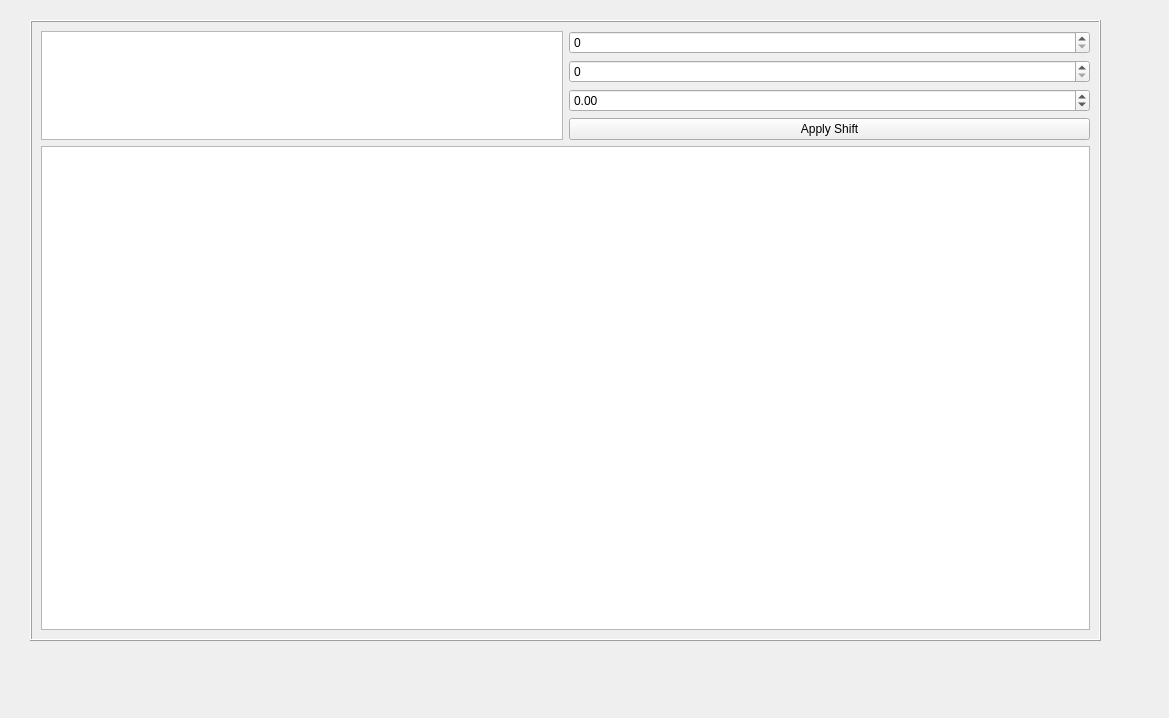
<?xml version="1.0" encoding="UTF-8"?>
<ui version="4.0">
 <class>Form</class>
 <widget class="QWidget" name="Form">
  <property name="geometry">
   <rect>
    <x>0</x>
    <y>0</y>
    <width>1169</width>
    <height>718</height>
   </rect>
  </property>
  <property name="sizePolicy">
   <sizepolicy hsizetype="MinimumExpanding" vsizetype="Preferred">
    <horstretch>0</horstretch>
    <verstretch>0</verstretch>
   </sizepolicy>
  </property>
  <property name="windowTitle">
   <string>Form</string>
  </property>
  <widget class="QFrame" name="EditTransFrame">
   <property name="geometry">
    <rect>
     <x>30</x>
     <y>20</y>
     <width>1071</width>
     <height>621</height>
    </rect>
   </property>
   <property name="sizePolicy">
    <sizepolicy hsizetype="Minimum" vsizetype="Minimum">
     <horstretch>0</horstretch>
     <verstretch>0</verstretch>
    </sizepolicy>
   </property>
   <property name="layoutDirection">
    <enum>Qt::LeftToRight</enum>
   </property>
   <property name="autoFillBackground">
    <bool>true</bool>
   </property>
   <property name="frameShape">
    <enum>QFrame::Box</enum>
   </property>
   <property name="frameShadow">
    <enum>QFrame::Raised</enum>
   </property>
   <layout class="QGridLayout" name="gridLayout_7">
    <item row="2" column="1">
     <widget class="QSpinBox" name="WordSelectEnd">
      <property name="sizePolicy">
       <sizepolicy hsizetype="Minimum" vsizetype="Fixed">
        <horstretch>0</horstretch>
        <verstretch>0</verstretch>
       </sizepolicy>
      </property>
     </widget>
    </item>
    <item row="4" column="1">
     <widget class="QPushButton" name="ApplyShiftButton">
      <property name="text">
       <string>Apply Shift</string>
      </property>
     </widget>
    </item>
    <item row="1" column="0" rowspan="4">
     <widget class="QTextBrowser" name="DescriptionBox">
      <property name="sizePolicy">
       <sizepolicy hsizetype="Minimum" vsizetype="Maximum">
        <horstretch>0</horstretch>
        <verstretch>0</verstretch>
       </sizepolicy>
      </property>
      <property name="html">
       <string>&lt;!DOCTYPE HTML PUBLIC &quot;-//W3C//DTD HTML 4.0//EN&quot; &quot;http://www.w3.org/TR/REC-html40/strict.dtd&quot;&gt;
&lt;html&gt;&lt;head&gt;&lt;meta name=&quot;qrichtext&quot; content=&quot;1&quot; /&gt;&lt;style type=&quot;text/css&quot;&gt;
p, li { white-space: pre-wrap; }
&lt;/style&gt;&lt;/head&gt;&lt;body style=&quot; font-family:'MS Shell Dlg 2'; font-size:8pt; font-weight:400; font-style:normal;&quot;&gt;
&lt;p align=&quot;right&quot; style=&quot;-qt-paragraph-type:empty; margin-top:0px; margin-bottom:0px; margin-left:0px; margin-right:0px; -qt-block-indent:0; text-indent:0px;&quot;&gt;&lt;br /&gt;&lt;/p&gt;&lt;/body&gt;&lt;/html&gt;</string>
      </property>
     </widget>
    </item>
    <item row="3" column="1">
     <widget class="QDoubleSpinBox" name="WordShiftAmount">
      <property name="sizePolicy">
       <sizepolicy hsizetype="Minimum" vsizetype="Fixed">
        <horstretch>0</horstretch>
        <verstretch>0</verstretch>
       </sizepolicy>
      </property>
      <property name="minimum">
       <double>-9999999.000000000000000</double>
      </property>
      <property name="maximum">
       <double>9999999.000000000000000</double>
      </property>
     </widget>
    </item>
    <item row="1" column="1">
     <widget class="QSpinBox" name="WordSelectStart">
      <property name="sizePolicy">
       <sizepolicy hsizetype="Minimum" vsizetype="Fixed">
        <horstretch>0</horstretch>
        <verstretch>0</verstretch>
       </sizepolicy>
      </property>
     </widget>
    </item>
    <item row="5" column="0" colspan="2">
     <widget class="QTextBrowser" name="TranscriptWordBox">
      <property name="sizePolicy">
       <sizepolicy hsizetype="Expanding" vsizetype="Ignored">
        <horstretch>0</horstretch>
        <verstretch>0</verstretch>
       </sizepolicy>
      </property>
      <property name="tabStopDistance">
       <double>88.000000000000000</double>
      </property>
      <property name="placeholderText">
       <string/>
      </property>
     </widget>
    </item>
   </layout>
  </widget>
 </widget>
 <resources/>
 <connections/>
</ui>
